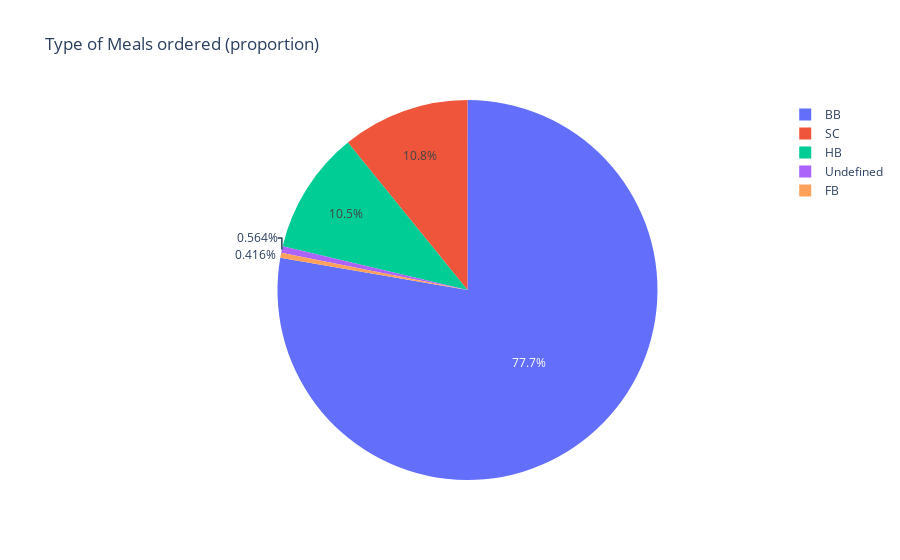

Write notebook code for a chart like this one.
### Markdown cell above
#### 2. Meal

### Code cell
px.pie(data_frame=df.meal.value_counts(),names=df.meal.value_counts().index,values=df.meal.value_counts(),title='Type of Meals ordered (proportion)')

### Figure 1 — Plotly figure (JSON) as saved in the notebook; plotly's stock layout.template omitted (floating-point values rounded to 4 significant figures)
{"data": [{"domain": {"x": [0, 1], "y": [0, 1]}, "hovertemplate": "label=%{label}<br>value=%{value}<extra></extra>", "labels": ["BB", "SC", "HB", "Undefined", "FB"], "legendgroup": "", "name": "", "showlegend": true, "type": "pie", "values": [67278, 9387, 9047, 488, 360]}], "layout": {"legend": {"tracegroupgap": 0}, "title": {"text": "Type of Meals ordered (proportion)"}, "autosize": true}}
